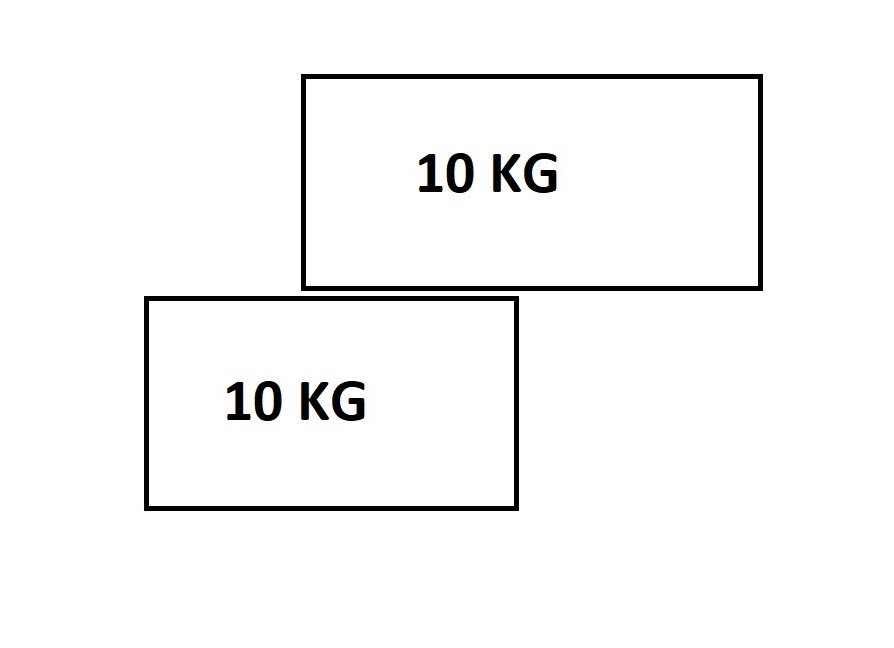
#> input picture FROST HACK/Shape13.jpg, 894 x 648 px
$ python Text_recogination.py
#> lines starting #> are read from the running program, lines starting #| are printed output that depends on the picture
import cv2
import pytesseract
import os
import numpy as np
import re

# Configure Tesseract executable path
pytesseract.pytesseract.tesseract_cmd = r'...\Tesseract-OCR\tesseract.exe'

# Load the image
image_path = "Shape13.jpg"
original_image = cv2.imread(image_path)
#> original_image is the input picture: shape (648, 894, 3); mean B, G, R 247.4, 247.4, 247.4

# Resize the image for uniform processing
resized_image = cv2.resize(original_image, (500, 500), interpolation=cv2.INTER_AREA)
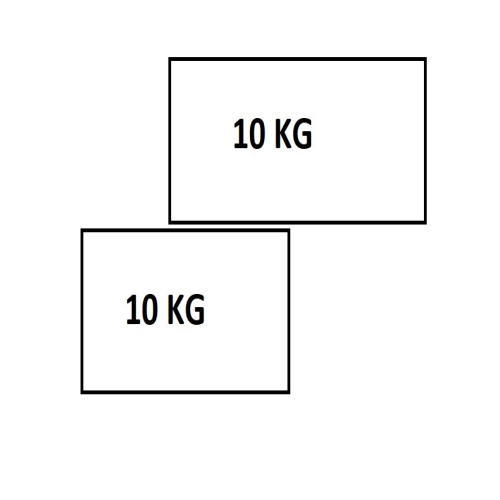
#> resized_image: shape (500, 500, 3); mean B, G, R 247.4, 247.4, 247.4

# Convert the resized image to grayscale for better processing
grayscale_image = cv2.cvtColor(resized_image, cv2.COLOR_BGR2GRAY)

# Extract text using Tesseract OCR from the grayscale image
#> (the run stopped early here; a loop or call above may not have finished)

$ run again, with FROST HACK/Shape6.jpeg copied over FROST HACK/Shape13.jpg
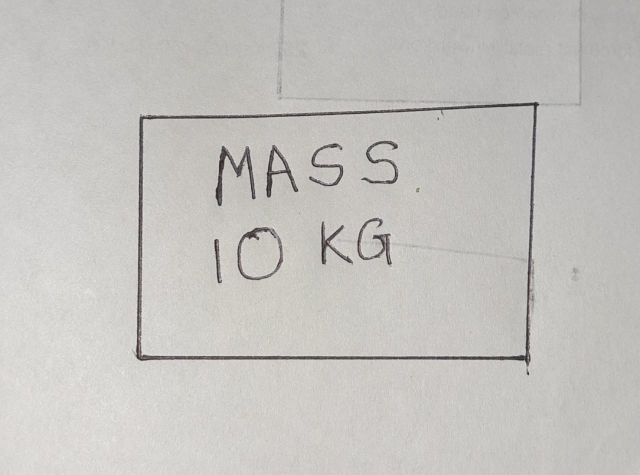
#> input picture FROST HACK/Shape6.jpeg, 1280 x 949 px (shown at 1/2 size)
#> original_image is the input picture: shape (949, 1280, 3); mean B, G, R 190.8, 194.3, 196.1
#> `resized_image = cv2.resize(original_image, (500, 500), interpolation=c..`:
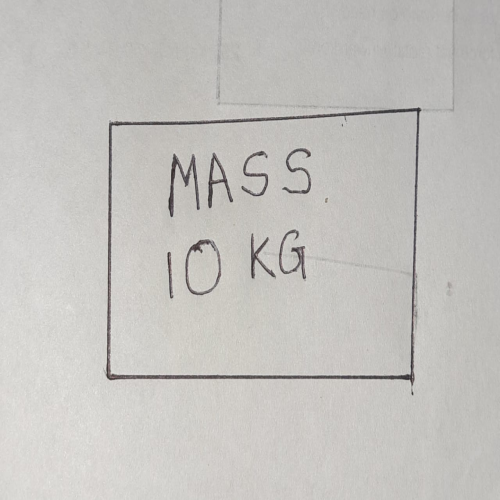
#> resized_image: shape (500, 500, 3); mean B, G, R 190.8, 194.3, 196.1

$ run again, with FROST HACK/Shape8.jpeg copied over FROST HACK/Shape13.jpg
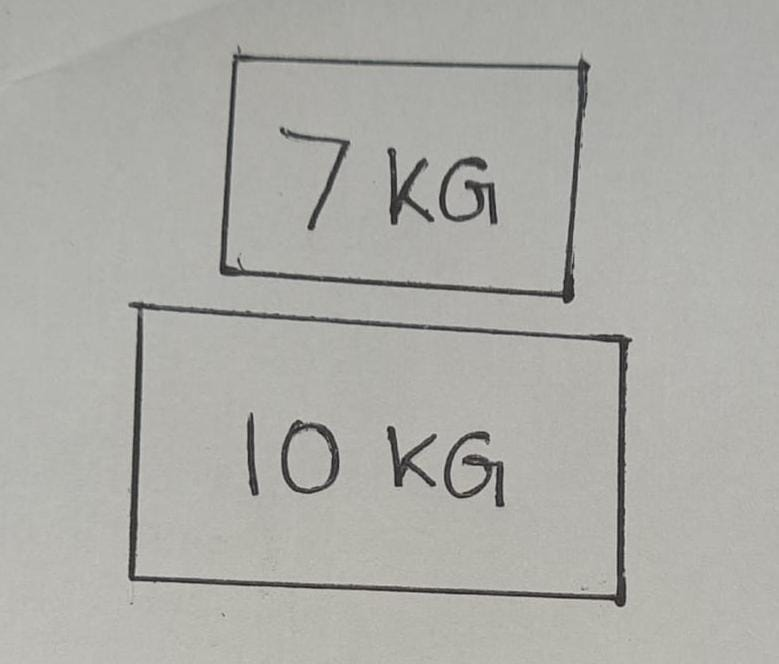
#> input picture FROST HACK/Shape8.jpeg, 779 x 664 px
#> original_image is the input picture: shape (664, 779, 3); mean B, G, R 167.4, 172.5, 172.5
#> `resized_image = cv2.resize(original_image, (500, 500), interpolation=c..`:
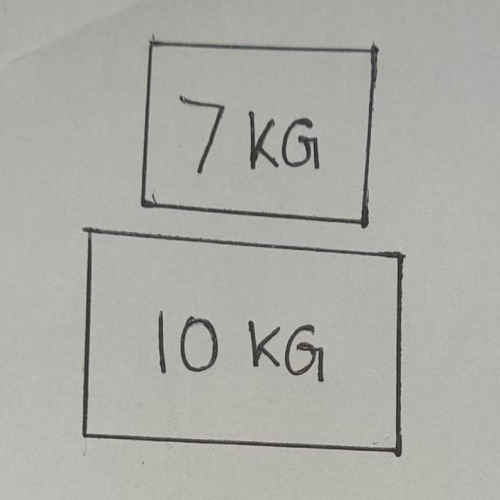
#> resized_image: shape (500, 500, 3); mean B, G, R 167.4, 172.5, 172.5
